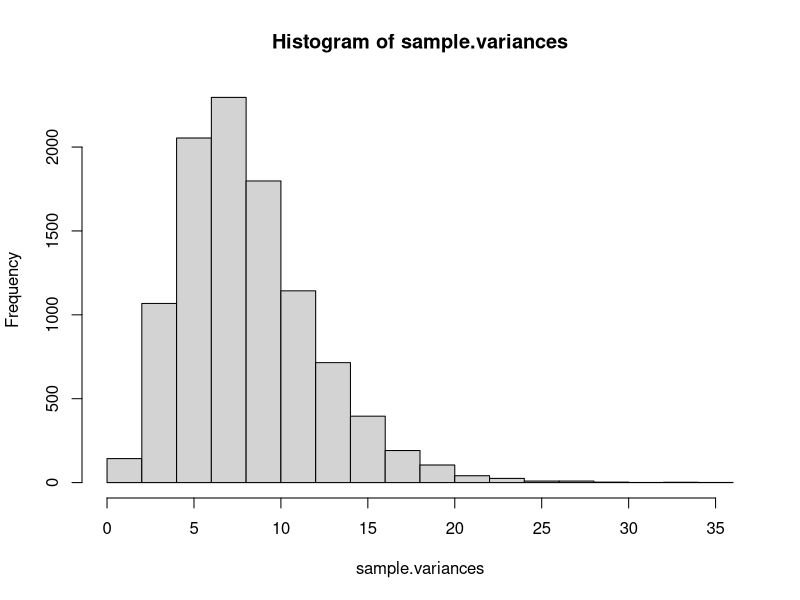
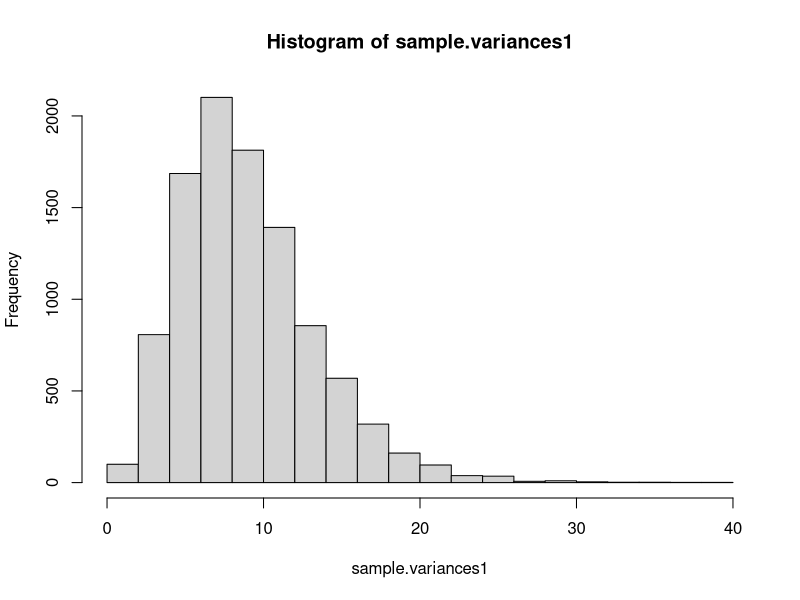
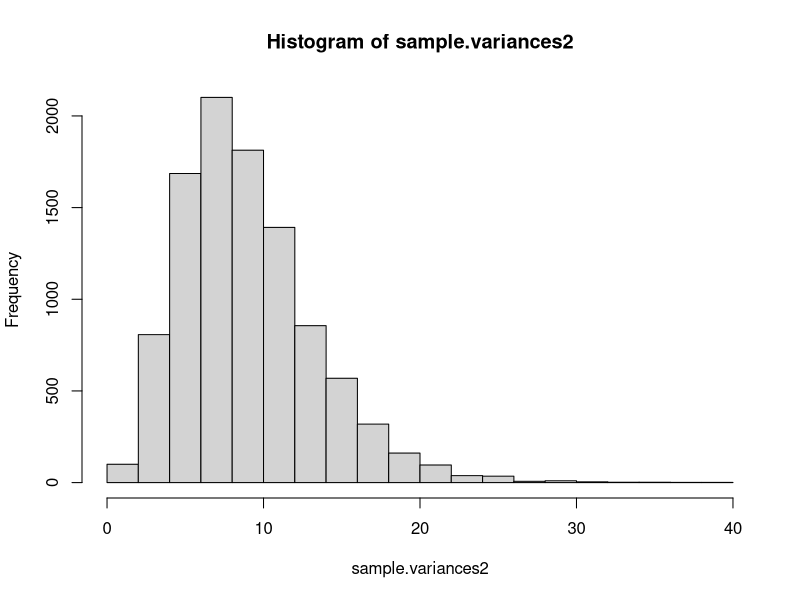
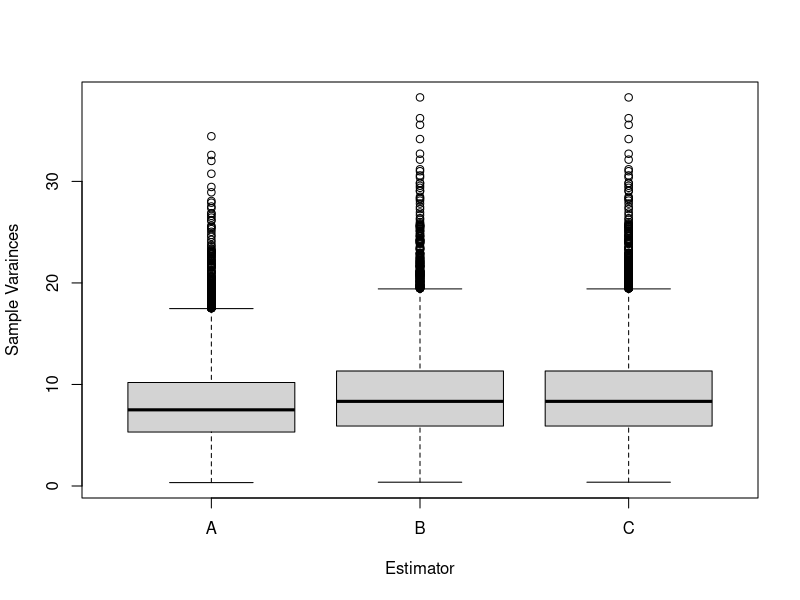

R code for these plots, in order:
n<-10
N<-10000
mu<-40
sigma<-3

##First Estimator

samples<-matrix(NA, nrow=N, ncol=n)
sample.variances<-rep(NA, N)
for (i in 1:N) {  
  samples[i,] <- rnorm(n, mean=mu, sd=sigma) 
  deviation <- samples[i,] - mean(samples[i,]) 
  sample.variances[i] <- (1/(n)) * sum((deviation)^2) 
} 

mean(sample.variances)
median(sample.variances)
hist(sample.variances)

##Second Estimator
samples1<-matrix(NA, nrow=N, ncol=n)
sample.variances1<-rep(NA, N)
for (i in 1:N) {  
  samples1[i,] <- rnorm(n, mean=mu, sd=sigma) 
  deviation <- samples[i,] - mean(samples[i,]) 
  sample.variances1[i] <- (1/(n-1)) * sum((deviation)^2) 
} 

IQR(sample.variances1)
mean(sample.variances1)
median(sample.variances1)
hist(sample.variances1)

##Third Estimator
samples2<-matrix(NA, nrow=N, ncol=n)
sample.variances2<-rep(NA, N)
for (i in 1:N) {  
  samples2[i,] <- rnorm(n, mean=mu, sd=sigma) 
  deviation <- samples[i,] - mean(samples[i,]) 
  sample.variances2[i] <- (1/(n-1)) * sum((deviation)^2) 
} 

mean(sample.variances2)
median(sample.variances2)
hist(sample.variances2)




data<-data.frame(A=sample.variances, B=sample.variances1, C=sample.variances2)
boxplot(data, xlab="Estimator", ylab="Sample Varainces")
